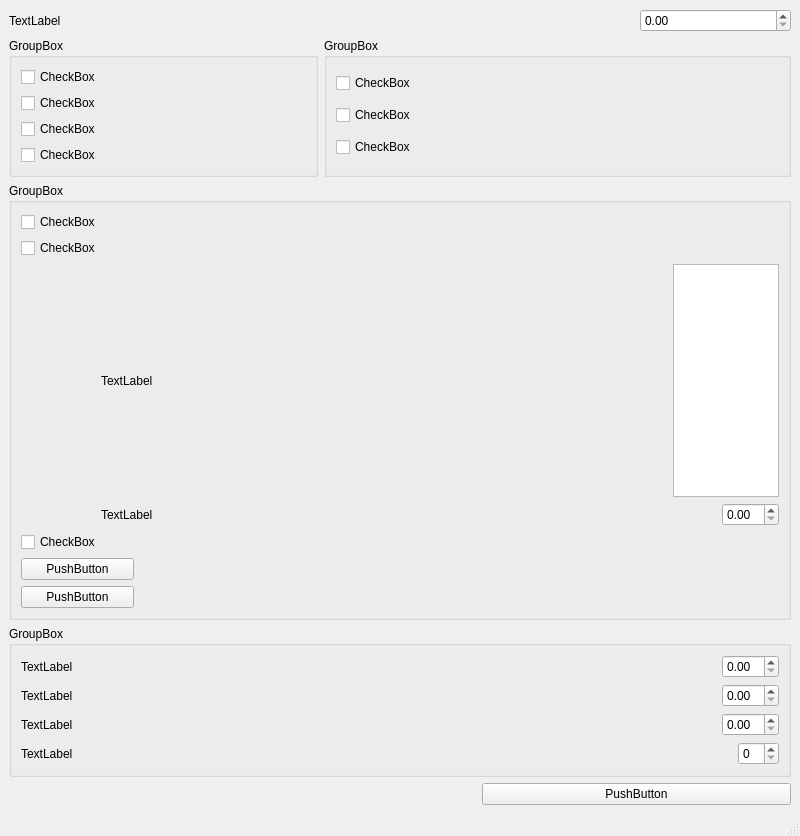
<?xml version="1.0" encoding="UTF-8"?>
<ui version="4.0">
 <class>CompareNrankingInvProjsModule</class>
 <widget class="QMainWindow" name="CompareNrankingInvProjsModule">
  <property name="geometry">
   <rect>
    <x>0</x>
    <y>0</y>
    <width>800</width>
    <height>836</height>
   </rect>
  </property>
  <property name="windowTitle">
   <string>MainWindow</string>
  </property>
  <widget class="QWidget" name="centralwidget">
   <layout class="QGridLayout" name="gridLayout_5">
    <item row="0" column="0">
     <widget class="QLabel" name="discountRateLabel">
      <property name="text">
       <string>TextLabel</string>
      </property>
     </widget>
    </item>
    <item row="0" column="1" colspan="3">
     <spacer name="horizontalSpacer">
      <property name="orientation">
       <enum>Qt::Horizontal</enum>
      </property>
      <property name="sizeHint" stdset="0">
       <size>
        <width>493</width>
        <height>20</height>
       </size>
      </property>
     </spacer>
    </item>
    <item row="0" column="4">
     <widget class="QDoubleSpinBox" name="discountRateDoubleSpinBox"/>
    </item>
    <item row="1" column="0" colspan="2">
     <widget class="QGroupBox" name="consideringEconEfficKoeffsGroupBox">
      <property name="title">
       <string>GroupBox</string>
      </property>
      <layout class="QGridLayout" name="gridLayout">
       <item row="0" column="0">
        <widget class="QCheckBox" name="piCheckBox">
         <property name="text">
          <string>CheckBox</string>
         </property>
        </widget>
       </item>
       <item row="0" column="1">
        <spacer name="horizontalSpacer_2">
         <property name="orientation">
          <enum>Qt::Horizontal</enum>
         </property>
         <property name="sizeHint" stdset="0">
          <size>
           <width>238</width>
           <height>20</height>
          </size>
         </property>
        </spacer>
       </item>
       <item row="1" column="0">
        <widget class="QCheckBox" name="npvCheckBox">
         <property name="text">
          <string>CheckBox</string>
         </property>
        </widget>
       </item>
       <item row="1" column="1">
        <spacer name="horizontalSpacer_3">
         <property name="orientation">
          <enum>Qt::Horizontal</enum>
         </property>
         <property name="sizeHint" stdset="0">
          <size>
           <width>238</width>
           <height>20</height>
          </size>
         </property>
        </spacer>
       </item>
       <item row="2" column="0">
        <widget class="QCheckBox" name="irrCheckBox">
         <property name="text">
          <string>CheckBox</string>
         </property>
        </widget>
       </item>
       <item row="2" column="1">
        <spacer name="horizontalSpacer_4">
         <property name="orientation">
          <enum>Qt::Horizontal</enum>
         </property>
         <property name="sizeHint" stdset="0">
          <size>
           <width>238</width>
           <height>20</height>
          </size>
         </property>
        </spacer>
       </item>
       <item row="3" column="0">
        <widget class="QCheckBox" name="dppCheckBox">
         <property name="text">
          <string>CheckBox</string>
         </property>
        </widget>
       </item>
       <item row="3" column="1">
        <spacer name="horizontalSpacer_5">
         <property name="orientation">
          <enum>Qt::Horizontal</enum>
         </property>
         <property name="sizeHint" stdset="0">
          <size>
           <width>238</width>
           <height>20</height>
          </size>
         </property>
        </spacer>
       </item>
      </layout>
     </widget>
    </item>
    <item row="1" column="2" colspan="3">
     <widget class="QGroupBox" name="differentInvProjsLifeTimeRankMethodChoiceGroupBox">
      <property name="title">
       <string>GroupBox</string>
      </property>
      <layout class="QGridLayout" name="gridLayout_2">
       <item row="0" column="0">
        <widget class="QCheckBox" name="chainRepeatMethodCheckBox">
         <property name="text">
          <string>CheckBox</string>
         </property>
        </widget>
       </item>
       <item row="0" column="1">
        <spacer name="horizontalSpacer_6">
         <property name="orientation">
          <enum>Qt::Horizontal</enum>
         </property>
         <property name="sizeHint" stdset="0">
          <size>
           <width>340</width>
           <height>20</height>
          </size>
         </property>
        </spacer>
       </item>
       <item row="1" column="0">
        <widget class="QCheckBox" name="equalAnnuitetMethodCheckBox">
         <property name="text">
          <string>CheckBox</string>
         </property>
        </widget>
       </item>
       <item row="1" column="1">
        <spacer name="horizontalSpacer_7">
         <property name="orientation">
          <enum>Qt::Horizontal</enum>
         </property>
         <property name="sizeHint" stdset="0">
          <size>
           <width>340</width>
           <height>20</height>
          </size>
         </property>
        </spacer>
       </item>
       <item row="2" column="0">
        <widget class="QCheckBox" name="salesMethodCheckBox">
         <property name="text">
          <string>CheckBox</string>
         </property>
        </widget>
       </item>
       <item row="2" column="1">
        <spacer name="horizontalSpacer_8">
         <property name="orientation">
          <enum>Qt::Horizontal</enum>
         </property>
         <property name="sizeHint" stdset="0">
          <size>
           <width>340</width>
           <height>20</height>
          </size>
         </property>
        </spacer>
       </item>
      </layout>
     </widget>
    </item>
    <item row="2" column="0" colspan="5">
     <widget class="QGroupBox" name="investmentRisksGroupBox">
      <property name="title">
       <string>GroupBox</string>
      </property>
      <layout class="QGridLayout" name="gridLayout_3">
       <item row="0" column="0" colspan="2">
        <widget class="QCheckBox" name="investmentRisksCheckBox">
         <property name="text">
          <string>CheckBox</string>
         </property>
        </widget>
       </item>
       <item row="0" column="2" colspan="5">
        <spacer name="horizontalSpacer_9">
         <property name="orientation">
          <enum>Qt::Horizontal</enum>
         </property>
         <property name="sizeHint" stdset="0">
          <size>
           <width>672</width>
           <height>20</height>
          </size>
         </property>
        </spacer>
       </item>
       <item row="1" column="0" colspan="2">
        <widget class="QCheckBox" name="sensitivityAnalysisCheckBox">
         <property name="text">
          <string>CheckBox</string>
         </property>
        </widget>
       </item>
       <item row="1" column="2" colspan="5">
        <spacer name="horizontalSpacer_10">
         <property name="orientation">
          <enum>Qt::Horizontal</enum>
         </property>
         <property name="sizeHint" stdset="0">
          <size>
           <width>672</width>
           <height>20</height>
          </size>
         </property>
        </spacer>
       </item>
       <item row="2" column="0">
        <spacer name="horizontalSpacer_11">
         <property name="orientation">
          <enum>Qt::Horizontal</enum>
         </property>
         <property name="sizeHint" stdset="0">
          <size>
           <width>61</width>
           <height>20</height>
          </size>
         </property>
        </spacer>
       </item>
       <item row="2" column="1" colspan="3">
        <widget class="QLabel" name="sensetivityAnalysisFactorsListLabel">
         <property name="text">
          <string>TextLabel</string>
         </property>
        </widget>
       </item>
       <item row="2" column="4">
        <spacer name="horizontalSpacer_12">
         <property name="orientation">
          <enum>Qt::Horizontal</enum>
         </property>
         <property name="sizeHint" stdset="0">
          <size>
           <width>529</width>
           <height>20</height>
          </size>
         </property>
        </spacer>
       </item>
       <item row="2" column="5" colspan="2">
        <widget class="QTextBrowser" name="sensetivityAnalysisFactorsListTextBrowser"/>
       </item>
       <item row="3" column="0">
        <spacer name="horizontalSpacer_13">
         <property name="orientation">
          <enum>Qt::Horizontal</enum>
         </property>
         <property name="sizeHint" stdset="0">
          <size>
           <width>61</width>
           <height>20</height>
          </size>
         </property>
        </spacer>
       </item>
       <item row="3" column="1" colspan="3">
        <widget class="QLabel" name="sensitivityAnalysisIntervalLabel">
         <property name="text">
          <string>TextLabel</string>
         </property>
        </widget>
       </item>
       <item row="3" column="4" colspan="2">
        <spacer name="horizontalSpacer_14">
         <property name="orientation">
          <enum>Qt::Horizontal</enum>
         </property>
         <property name="sizeHint" stdset="0">
          <size>
           <width>578</width>
           <height>20</height>
          </size>
         </property>
        </spacer>
       </item>
       <item row="3" column="6">
        <widget class="QDoubleSpinBox" name="sensetivityAnalysisIntervalDoubleSpinBox"/>
       </item>
       <item row="4" column="0" colspan="2">
        <widget class="QCheckBox" name="bepCheckBox">
         <property name="text">
          <string>CheckBox</string>
         </property>
        </widget>
       </item>
       <item row="4" column="2" colspan="5">
        <spacer name="horizontalSpacer_15">
         <property name="orientation">
          <enum>Qt::Horizontal</enum>
         </property>
         <property name="sizeHint" stdset="0">
          <size>
           <width>672</width>
           <height>20</height>
          </size>
         </property>
        </spacer>
       </item>
       <item row="5" column="0" colspan="3">
        <widget class="QPushButton" name="scenarioAnalysisPushButton">
         <property name="text">
          <string>PushButton</string>
         </property>
        </widget>
       </item>
       <item row="5" column="3" colspan="4">
        <spacer name="horizontalSpacer_16">
         <property name="orientation">
          <enum>Qt::Horizontal</enum>
         </property>
         <property name="sizeHint" stdset="0">
          <size>
           <width>654</width>
           <height>20</height>
          </size>
         </property>
        </spacer>
       </item>
       <item row="6" column="0" colspan="3">
        <widget class="QPushButton" name="monteKarloAnalysisPushButton">
         <property name="text">
          <string>PushButton</string>
         </property>
        </widget>
       </item>
       <item row="6" column="3" colspan="4">
        <spacer name="horizontalSpacer_17">
         <property name="orientation">
          <enum>Qt::Horizontal</enum>
         </property>
         <property name="sizeHint" stdset="0">
          <size>
           <width>654</width>
           <height>20</height>
          </size>
         </property>
        </spacer>
       </item>
      </layout>
     </widget>
    </item>
    <item row="3" column="0" colspan="5">
     <widget class="QGroupBox" name="rankingCriterionsWeightsCalculatingGroupBox">
      <property name="title">
       <string>GroupBox</string>
      </property>
      <layout class="QGridLayout" name="gridLayout_4">
       <item row="0" column="0">
        <widget class="QLabel" name="estimatedRepaymentTimeLabel">
         <property name="text">
          <string>TextLabel</string>
         </property>
        </widget>
       </item>
       <item row="0" column="1">
        <spacer name="horizontalSpacer_18">
         <property name="orientation">
          <enum>Qt::Horizontal</enum>
         </property>
         <property name="sizeHint" stdset="0">
          <size>
           <width>648</width>
           <height>20</height>
          </size>
         </property>
        </spacer>
       </item>
       <item row="0" column="2" colspan="2">
        <widget class="QDoubleSpinBox" name="estimatedRepaymentTimeDoubleSpinBox"/>
       </item>
       <item row="1" column="0">
        <widget class="QLabel" name="estimatedInvestmentValueLabel">
         <property name="text">
          <string>TextLabel</string>
         </property>
        </widget>
       </item>
       <item row="1" column="1">
        <spacer name="horizontalSpacer_19">
         <property name="orientation">
          <enum>Qt::Horizontal</enum>
         </property>
         <property name="sizeHint" stdset="0">
          <size>
           <width>648</width>
           <height>20</height>
          </size>
         </property>
        </spacer>
       </item>
       <item row="1" column="2" colspan="2">
        <widget class="QDoubleSpinBox" name="estimatedInvestmentValueDoubleSpinBox"/>
       </item>
       <item row="2" column="0">
        <widget class="QLabel" name="estimatedInvCycleLabel">
         <property name="text">
          <string>TextLabel</string>
         </property>
        </widget>
       </item>
       <item row="2" column="1">
        <spacer name="horizontalSpacer_20">
         <property name="orientation">
          <enum>Qt::Horizontal</enum>
         </property>
         <property name="sizeHint" stdset="0">
          <size>
           <width>648</width>
           <height>20</height>
          </size>
         </property>
        </spacer>
       </item>
       <item row="2" column="2" colspan="2">
        <widget class="QDoubleSpinBox" name="estimatedInvCycleDoubleSpinBox"/>
       </item>
       <item row="3" column="0">
        <widget class="QLabel" name="estimatedProductionVolumeLabel">
         <property name="text">
          <string>TextLabel</string>
         </property>
        </widget>
       </item>
       <item row="3" column="1" colspan="2">
        <spacer name="horizontalSpacer_21">
         <property name="orientation">
          <enum>Qt::Horizontal</enum>
         </property>
         <property name="sizeHint" stdset="0">
          <size>
           <width>664</width>
           <height>20</height>
          </size>
         </property>
        </spacer>
       </item>
       <item row="3" column="3">
        <widget class="QSpinBox" name="estimatedProductionVolumeSpinBox"/>
       </item>
      </layout>
     </widget>
    </item>
    <item row="4" column="0" colspan="3">
     <spacer name="horizontalSpacer_22">
      <property name="orientation">
       <enum>Qt::Horizontal</enum>
      </property>
      <property name="sizeHint" stdset="0">
       <size>
        <width>507</width>
        <height>20</height>
       </size>
      </property>
     </spacer>
    </item>
    <item row="4" column="3" colspan="2">
     <widget class="QPushButton" name="compareNrankingInvProjsPushButton">
      <property name="text">
       <string>PushButton</string>
      </property>
     </widget>
    </item>
   </layout>
  </widget>
  <widget class="QMenuBar" name="menubar">
   <property name="geometry">
    <rect>
     <x>0</x>
     <y>0</y>
     <width>800</width>
     <height>21</height>
    </rect>
   </property>
  </widget>
  <widget class="QStatusBar" name="statusbar"/>
 </widget>
 <resources/>
 <connections/>
</ui>
